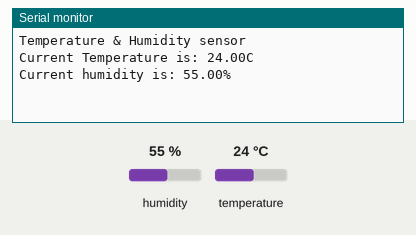
A sketch run on a simulated ESP8266 (NodeMCU). Shown: the last lines printed to the serial monitor. Inputs (shaded band) come from the test bench; at power-on: temperature 24 °C, humidity 55 %.

Above: at 2.7 s.
2.8 s: temperature set to 28 °C
At 6.2 s:
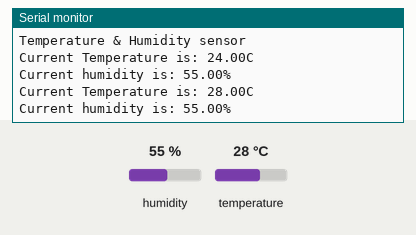
10.0 s: humidity set to 22 %
At 13.0 s:
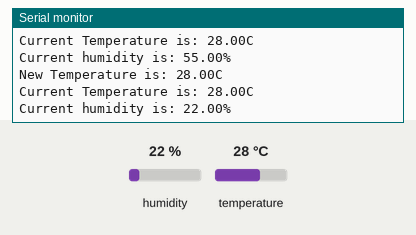
14.3 s: humidity set to 40 %
At 16.7 s:
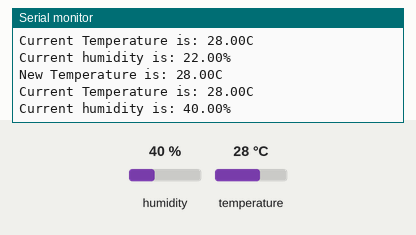
Timing chart, 0 to 18.2 s (numbered marks = the images above; inputs shaded):
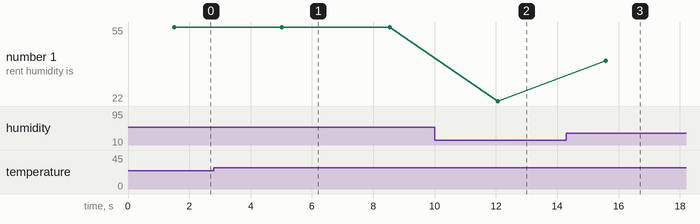

The sketch:

CIA_2.ino
```cpp
#include <DHTesp.h> // including the libraries
#define dht_apin D3  // choosing the pin
DHTesp dht;  // making the variable
void setup() {  // starting the setup function
   Serial.begin(9600);   // setting the baud rate
   delay(500);  // setting a time interval
   Serial.print("Temperature & Humidity sensor");  //displaying message to the user
   Serial.println();  // printing a new line
   delay(1000);  // setting a delay
   dht.setup(dht_apin,DHTesp::DHT11);  //setting up the function with parameters of the pin
}
void loop() {
  float temp = dht.getTemperature();   // calling the temperature function
  float hum = dht.getHumidity();  // calling the humidity function
  Serial.print("Current Temperature is: ");  //displaying message to the user
  Serial.print(temp);   // printing the temperature
  Serial.println("C");   //displaying message to the user
  Serial.print("Current humidity is: ");  //displaying message to the user
  Serial.print(hum);   // printing the humidity
  Serial.println("%");   //displaying message to the user
  Serial.println();    // printing a new line
  delay(3500);   // setting a delay to run the loop again
  if(temp>26)
  {
    Serial.print("New Temperature is: ");   //displaying message to the user
    Serial.print(temp);   // printing the temperature
    Serial.println("C");   //displaying message to the user
  }
}
```

Measured:
- after the input at 2.8 s, the serial monitor: prints a new line after 2.2 s (image 1)
- after the input at 10.0 s, the serial monitor: prints a new line after 2.1 s (image 2)
- after the input at 14.3 s, the serial monitor: prints a new line after 1.3 s (image 3)
- plotted number 1: 55 → 22 after the input at 10.0 s, 22 → 40 after the input at 14.3 s
